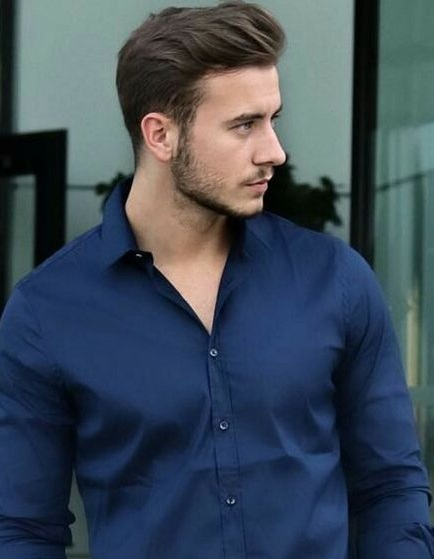
#> input picture BLUE_INPUT.jpg, 434 x 559 px
$ python 'BLUE COLOR DETECTION.py'
#> lines starting #> are read from the running program, lines starting #| are printed output that depends on the picture; after the words box and inside, x2 and y2 are one past the last pixel; in counts of white or black regions, pixels touching at a corner belong together
import cv2
import numpy as np

img = cv2.imread('BLUE_INPUT.jpg')
#> img is the input picture: shape (559, 434, 3); mean B, G, R 88.4, 74.6, 61.3

hsv = cv2.cvtColor(img,cv2.COLOR_BGR2HSV)
#> hsv: shape (559, 434, 3); mean H, S, V 85.6, 124.8, 95.9

lower_range = np.array([94, 80, 2])
upper_range = np.array([126, 255, 255])

mask = cv2.inRange(hsv, lower_range, upper_range)
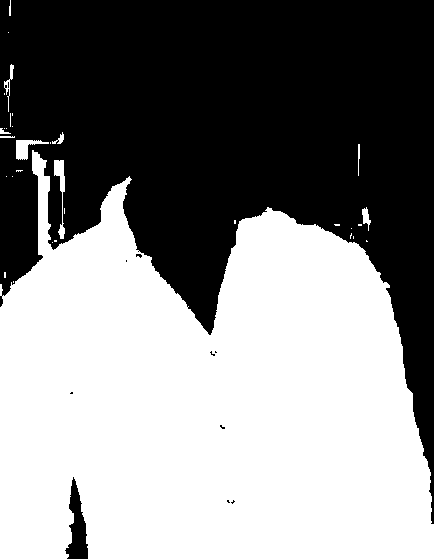
#> mask: shape (559, 434); 53.1% white; 11 black regions (9 under 20 px), largest, box (x1, y1, x2, y2) and area: (0, 0, 434, 524) 112709, (65, 477, 88, 559) 998

cv2.imshow('image', img)
cv2.imshow('Blue', mask)

while(True):
   k = cv2.waitKey(5) & 0xFF
#> (key Esc is pressed here)
   if k == 27:
      break

cv2.destroyAllWindows()
